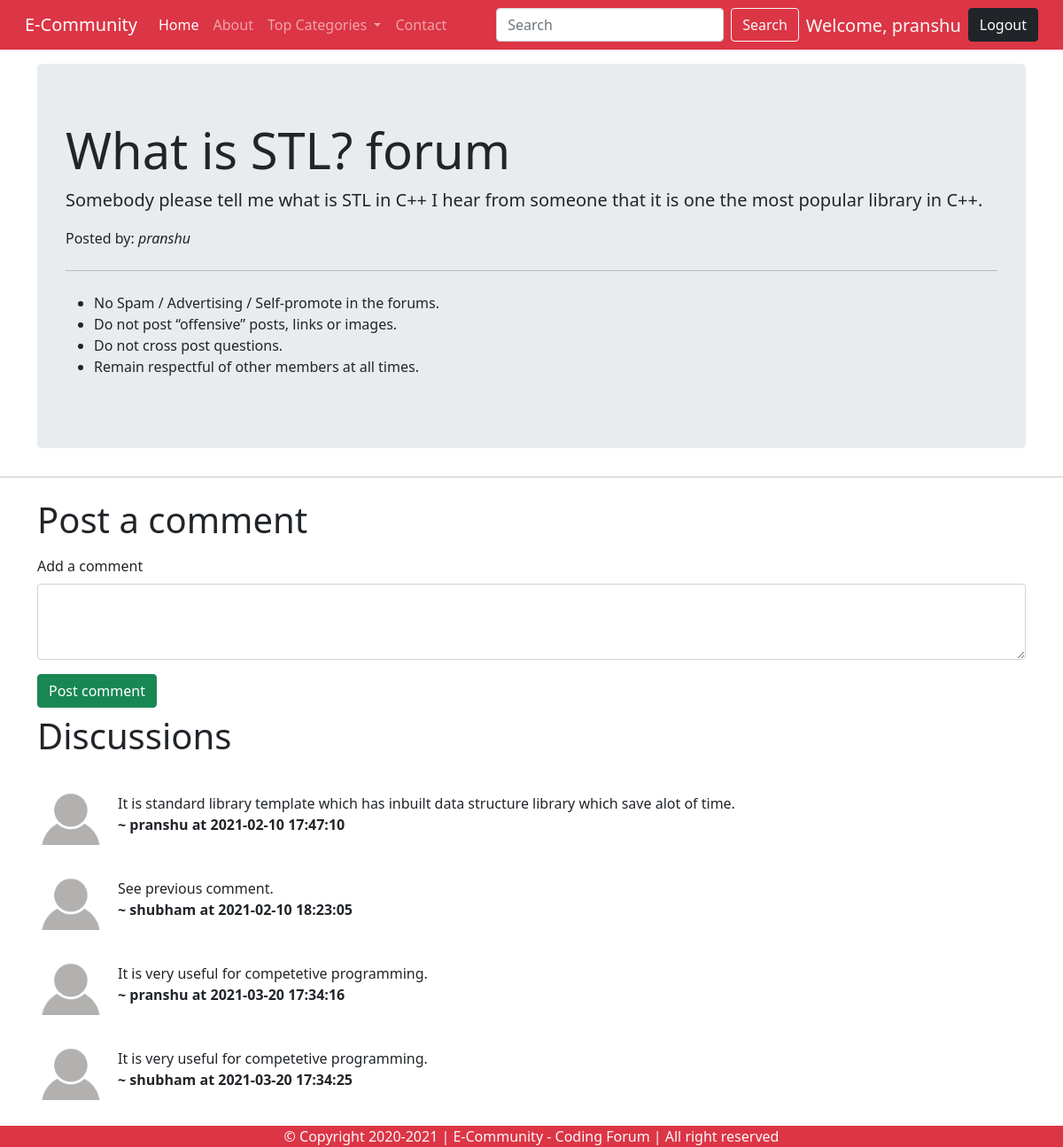
The app's page /thread.php?threadid=2 (signed in) with its own data.
### tables this page shows
CREATE TABLE `threads` (
  `thread_id` int(7) NOT NULL,
  `thread_title` varchar(255) NOT NULL,
  `thread_desc` text NOT NULL,
  `thread_cate_id` int(7) NOT NULL,
  `thread_user_id` int(7) NOT NULL,
  `timestamp` datetime NOT NULL DEFAULT current_timestamp()
);

CREATE TABLE `users` (
  `sno` int(8) NOT NULL,
  `user_email` varchar(30) NOT NULL,
  `user_pass` varchar(255) NOT NULL,
  `timestamp` datetime NOT NULL DEFAULT current_timestamp()
);

CREATE TABLE `comments` (
  `comment_id` int(7) NOT NULL,
  `comment_content` text NOT NULL,
  `thread_id` int(7) NOT NULL,
  `comment_time` datetime DEFAULT current_timestamp(),
  `comment_by` text NOT NULL
);

### thread.php (the view, shortened to what this page needs)
<!doctype html>
<html lang="en">
<head>
    <link href="https://cdn.jsdelivr.net/npm/bootstrap@5.0.0-beta1/dist/css/bootstrap.min.css" rel="stylesheet"
>
    <link rel="stylesheet" href="https://maxcdn.bootstrapcdn.com/bootstrap/4.0.0/css/bootstrap.min.css"
>
</head>
<body>
    <?php require "partials/_header.php"; ?>
    <?php
        $id = $_GET['threadid'];
        $sql = "SELECT * FROM `threads` WHERE `thread_id` = $id";
        $result = mysqli_query($conn, $sql);
        while($row = mysqli_fetch_assoc($result)){
            $title = $row['thread_title'];
            $desc = $row['thread_desc'];
            $askedBy = $row['thread_user_id'];
            $sql2 = "SELECT * FROM `users` WHERE `sno`='$askedBy'";
            $result2 = mysqli_query($conn, $sql2);
            $row2 = mysqli_fetch_assoc($result2);
            $postedBy = $row2['user_email'];
        }
        ?>
    <div class="container my-3">
        <div class="jumbotron">
            <h1 class="display-4"><?php echo $title ?> forum</h1>
            <p class="lead"> <?php echo $desc ?></p>
            <p class="lead">
            <p>Posted by: <em><?php echo $postedBy; ?></em></p>
            </p>
            <hr class="my-4">
            <p>
            <ul>
                <li>No Spam / Advertising / Self-promote in the forums.</li>
                <li>Do not post “offensive” posts, links or images.</li>
                <li>Do not cross post questions.</li>
                <li>Remain respectful of other members at all times.</li>
            </ul>
            </p>
        </div>
    </div>
    <hr>
    <?php
        if(isset($_SESSION['loggedin']) && $_SESSION['loggedin']==true){
            echo '<div class="container">
            <h1 class="py-2">Post a comment</h1>
            <form action="' . $_SERVER["REQUEST_URI"] . '" method="POST">
                <div class="mb-3">
                    <label for="comment" class="form-label">Add a comment</label>
                    <textarea class="form-control" id="comment" name="comment" rows="3"></textarea>
                    <input type="hidden" name="sno" value="' . $_SESSION['sno'] . '">
                </div>
                <button type="submit" class="btn btn-success">Post comment</button>
            </form>
        </div>';
    }else{
        echo '<div class="container">
        <h1 class="py-2">Post a comment</h1>
            <p class="lead">You are not logged in. Please login to the community to comment on a discussion.</p>
            </div>';
    }
?>
    <div class="container mb-5">
        <h1 class="py-2">Discussions</h1>
        <?php
        $id = $_GET['threadid'];
        $sql = "SELECT * FROM `comments` WHERE `thread_id` = $id";
        $result = mysqli_query($conn, $sql);
        while($row = mysqli_fetch_assoc($result)){
            $content = $row['comment_content'];
            $commentTime = $row['comment_time'];
            $thread_user_id = $row['comment_by'];
            $sql2 = "SELECT * FROM `users` WHERE `sno`='$thread_user_id'";
            $result2 = mysqli_query($conn, $sql2);
            $row2 = mysqli_fetch_assoc($result2);
        echo '<div class="media my-3 ">
            <img class="mr-3" src="img/user.png" height="75px" alt="Generic placeholder image">
            <div class="media-body mt-3">
                ' . $content . '
                <p><b> ~ ' . $row2['user_email'] . ' at ' . $commentTime . '</b></p>
                </p>
            </div>
        </div>';
        }
        ?>
    </div>
    <?php require "partials/_footer.php"; ?>
    <link href="https://cdn.jsdelivr.net/npm/bootstrap@5.0.0-beta1/dist/css/bootstrap.min.css" rel="stylesheet"
>
</body>
</html>

### records on screen
threads: thread_title "What is STL?", thread_desc "Somebody please tell me what is STL in C++ I hear from someone that it is one the most popular library in C++."
users: user_email "pranshu"
comments: comment_content "It is standard library template which has inbuilt data structure library which save alot of time.", users.user_email "pranshu", comment_time "2021-02-10 17:47:10"
comments: comment_content "See previous comment.", users.user_email "shubham", comment_time "2021-02-10 18:23:05"
comments: comment_content "It is very useful for competetive programming.", users.user_email "pranshu", comment_time "2021-03-20 17:34:16"
comments: comment_content "It is very useful for competetive programming.", users.user_email "shubham", comment_time "2021-03-20 17:34:25"

### other values on screen
$_SESSION['useremail'] "pranshu"
